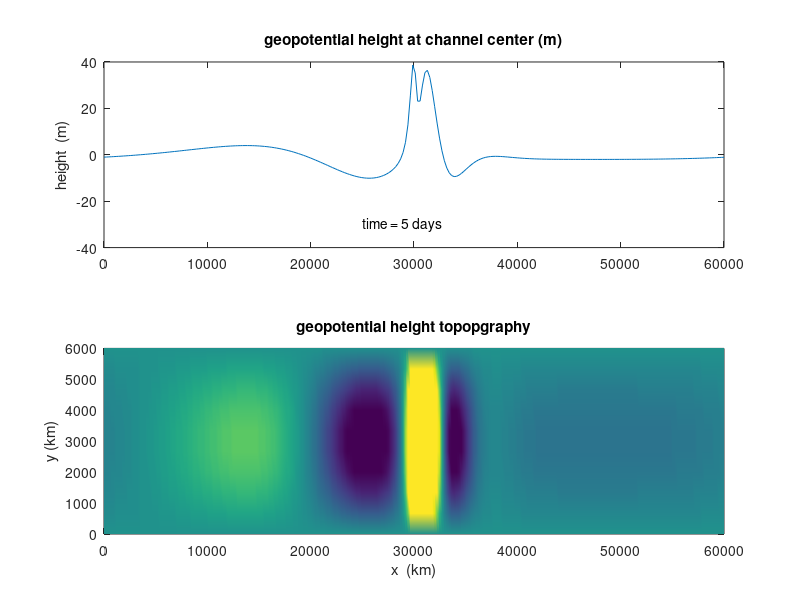

Source code (MATLAB):
% MATLAB: file  rossby_wave_2.m
% This illustrates dispersion of free barotropic Rossby waves 
% on a midlatitude beta plane.
% Starts with an initially compact height disturbance given by
% the function  h(x) = -hm/(1+(x/L)^2).
% Contour plot routine gives streamfunction.  
% See section 7.7 in Introduction to Dynamic Meteorology
% This version has y-dependent wave fields  
% Fast fourier transform is used to determine spectral coefficients for
% solution  in x.  (Distances are in units of km).
%
clear all
close all
lat = 45;                    % central latitude of channel
cor = 2*7.2921e-5*sin(pi*lat/180);
beta = 2*7.2921e-5*cos(pi*lat/180)/6.37e6;
r = 2.e-6;                   % damping rate per second
L = 500;                     % zonal scale of initial disturbance in km  
Lx = 60000;                  % Lx is the width of the domain in km 
k = 2*pi/(Lx*1.e3);          % lowest zonal wavenumber in m
m = pi/(6.0e6);              % meridional wavenumber in m

N = 256;                    % number of modes for Fourier transform
n = 1:N;
s = n-1;
ks = k*s;
Ks2 = ks.^2+m^2;
freq = -beta*ks./Ks2-i*r;
% first define the grid points on which fields are computed:
xx = linspace(0, Lx, N); 
yy = linspace(0,6000,10);
[x,y] = meshgrid(xx,yy);
xm = Lx/2 ;                 % location of maximum disturbance in km
% set the initial conditions on h(x)
hx0 = 200./(1+((xx-xm)/L).^2);
% Fourier transform hx(x) to get hn(s)
hs0 = fft(hx0,N);
hs0(1) = 0;                 % subtract out the zonal mean part of height field
% time step to compute dispersion of initial disturbance
%
t = 0;
time = input('number of days for simulation  ');

figure(1)
dt = 12*3600;                % time step of 1/2 day (in seconds)
for j = 1:time*2
    hs = hs0.*exp(-i*freq*t);
    hx = real(ifft(hs,N));
    t = dt*j;
    [hxy, y] = meshgrid(hx,yy);
    hxy = hxy.*sin(pi*y/6000);
    set(gca,'NextPlot','replacechildren')
    hold off
    str1 = ['time = ' num2str(t/24/3600) ' days'];
    subplot(2,1,1), plot(xx,hx)
    axis([0 Lx -40 40])
    title('geopotential height at channel center (m)')
    text(25000, -30, str1)
    ylabel('height  (m)')
    
    % height field is contoured  
    subplot(2,1,2), pcolor(x,y,hxy)
    caxis([-8 8])
    title('geopotential height topopgraphy')
    xlabel('x  (km)'), ylabel('y (km)')
    shading interp
    H = gcf;
    M(:,j) = getframe(H);
end 
movie(H,M,1,4)
disp(' to replay animation slowly type:  movie(gcf,M,2,1)')                                                                                                             
